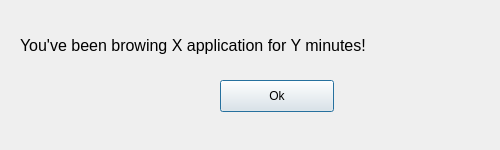
<?xml version="1.0" encoding="UTF-8"?>
<ui version="4.0">
 <class>popupWindow</class>
 <widget class="QDialog" name="popupWindow">
  <property name="geometry">
   <rect>
    <x>0</x>
    <y>0</y>
    <width>500</width>
    <height>150</height>
   </rect>
  </property>
  <property name="windowTitle">
   <string>Dialog</string>
  </property>
  <widget class="QLabel" name="message">
   <property name="geometry">
    <rect>
     <x>20</x>
     <y>20</y>
     <width>541</width>
     <height>51</height>
    </rect>
   </property>
   <property name="font">
    <font>
     <pointsize>12</pointsize>
    </font>
   </property>
   <property name="text">
    <string>You've been browing X application for Y minutes!</string>
   </property>
  </widget>
  <widget class="QPushButton" name="okButton">
   <property name="geometry">
    <rect>
     <x>220</x>
     <y>80</y>
     <width>114</width>
     <height>32</height>
    </rect>
   </property>
   <property name="text">
    <string>Ok</string>
   </property>
  </widget>
 </widget>
 <layoutdefault spacing="6" margin="11"/>
 <resources/>
 <connections/>
</ui>
